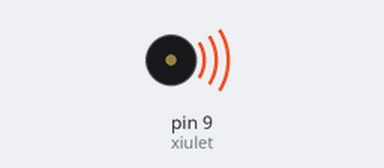
A sketch run on a simulated Arduino Uno, built with avr-gcc and run on an emulated ATmega328P. On the bench: buzzer (waves = sounding).

Above: at 0.1 s.
Timing chart, 0 to 3.0 s (numbered marks = the images above):
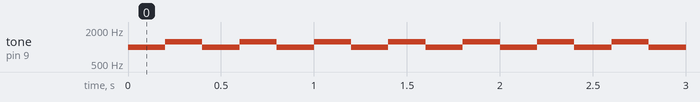

The sketch:

EX_4.ino
```cpp
/**********************************************************************************
**                                                                               **
**                             Sirena                                            **
**                              Ian Calvet                                       **
**                                                                               **
**********************************************************************************/
//********** Includes *************************************************************
//********** Variables ************************************************************
const byte xiulet = 9; // donar nom al pin 9 de l’Arduino
const byte pot0 = A0; // donar nom al pin A0 de l’Arduino
int valPot0; // guardar valor del potenciometre
//********** Setup ****************************************************************
void setup()
{
pinMode(xiulet, OUTPUT); // definir el pin 9 com una sortida
}
//********** Loop *****************************************************************
void loop()
{
//valPot0 = analogRead(pot0); // llegir valor potenciòmetre //en aquest cas no fa falta
tone(xiulet, 1000, 200); // xiulet de durada valPot0
delay(200); // esperar valPot0 del xiulet + valPot0 silenci
tone(xiulet, 1250, 200); // xiulet de durada valPot0
delay(200); // esperar valPot0 del xiulet + valPot0 silenci
}
//********** Funcions *************************************************************
```

Measured:
- by itself, tone on pin 9 (xiulet): alternates 1250 Hz for 0.20 s and 1000 Hz for 0.20 s
